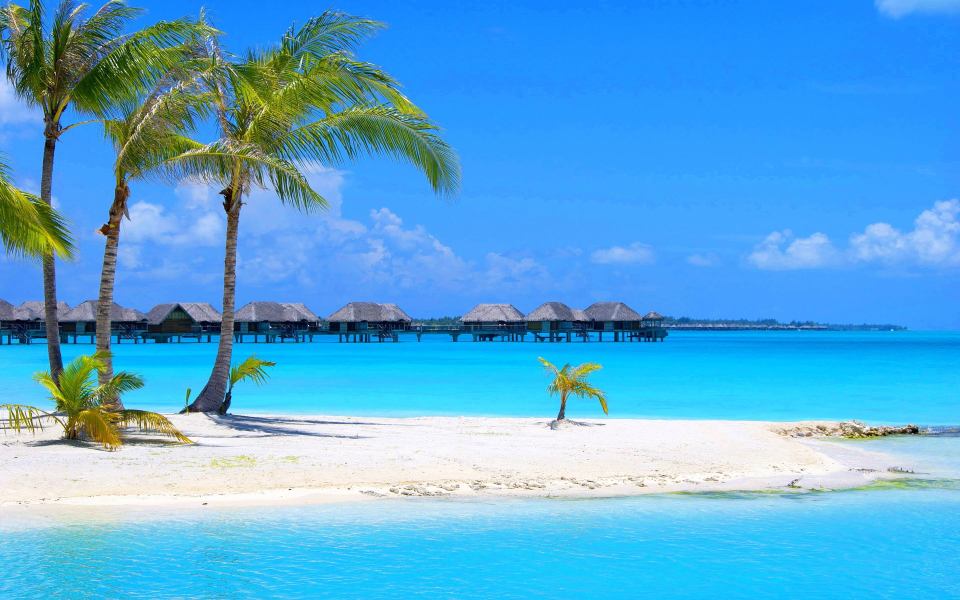
#> input picture Task 6/R - Copy (2) - Copy.jpeg, 2880 x 1800 px (shown at 1/3 size)
$ python Draft.py
#> lines starting #> are read from the running program, lines starting #| are printed output that depends on the picture
import random
import matplotlib.pyplot as plt
import matplotlib.patches as patches
from matplotlib.widgets import Button
from PIL import Image
import numpy as np
import os

# Sample data: Categories and their corresponding image URLs (multiple URLs per category)
images = [
    {"url": "lOIP - Copy - Copy.jpeg", "category": "Car"},
    {"url": "lOIP - Copy - Copy.jpeg", "category": "Car"},
    {"url": "lOIP - Copy - Copy.jpeg", "category": "Car"},
    {"url": "R - Copy (2) - Copy.jpeg", "category": "Tree"},
    {"url": "R - Copy (2) - Copy.jpeg", "category": "Tree"},
    {"url": "R - Copy (2) - Copy.jpeg", "category": "Tree"},
    {"url": "hi - Copy - Copy.jpg", "category": "Building"},
    {"url": "hi - Copy - Copy.jpg", "category": "Building"},
    {"url": "hi - Copy - Copy.jpg", "category": "Building"},
    ]

# Create categories dictionary with multiple URLs for each category
categories = {}
for image in images:
    category = image["category"]
    if category not in categories:
        categories[category] = []  # Initialize an empty list for each category
    categories[category].append(image["url"])

# Generate a grid of random images with their corresponding labels
grid_size = 2 # 4x4 grid
grid_labels = []
grid_objects = []
target_category = random.choice(list(categories.keys()))  # Randomly choose a target category

# Populate grid with random categories and objects
for _ in range(grid_size ** 2):
    category = random.choice(list(categories.keys()))
    icon = random.choice(categories[category])  # Select a random URL from the category's list
    grid_labels.append(category)
    grid_objects.append(icon)

# Record correct answers for the target category
correct_indices = [i for i, label in enumerate(grid_labels) if label == target_category]

# Visualization function
def display_grid():
    fig, ax = plt.subplots(figsize=(8, 8))
    ax.set_xlim(0, grid_size)
    ax.set_ylim(0, grid_size)
    ax.axis("off")
    selected = []

    # Display grid with images
    for i in range(grid_size):
        for j in range(grid_size):
            idx = i * grid_size + j
            # Open the image from the file path
            img_path = grid_objects[idx]

            # Check if the image exists
            if not os.path.exists(img_path):
                print(f"Error: Image not found at {img_path}")
                continue  # Skip this image if not found

            try:
                img = Image.open(img_path)
#> img is the input picture: PIL image 2880x1800 RGB; mean R, G, B 88.4, 169.9, 219.6
                img = img.resize((100, 100))  # Resize to fit grid (adjust size as needed)
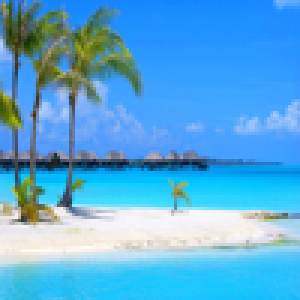
#> img: PIL image 100x100 RGB (shown 3 times larger); mean R, G, B 88.4, 169.9, 219.6
                ax.imshow(np.array(img), extent=[j, j + 1, grid_size - i - 1, grid_size - i])  # Display the image
                ax.add_patch(
                    patches.Rectangle(
                        (j, grid_size - i - 1),
                        1,
                        1,
                        edgecolor="black",
                        facecolor="none",  # Make the rectangle transparent
                    )
                )
            except Exception as e:
                print(f"Error loading image at {img_path}: {e}")

    # Button callback for validation
    def validate(event):
        if sorted(selected) == sorted(correct_indices):
            print("Correct! 🎉")
            ax.set_facecolor('green')  # Change background to green on success
        else:
            print("Incorrect. Try Again!")
            ax.set_facecolor('red')  # Change background to red on failure
        plt.draw()

    # Button callback for selecting squares
    def on_click(event):
        if event.inaxes == ax:
            x, y = int(event.xdata), int(grid_size - event.ydata - 1)
            idx = y * grid_size + x

            # Toggle selection on left click (button 1)
            if event.button == 1:  # Left click
                if idx not in selected:
                    selected.append(idx)
                    ax.add_patch(
                        patches.Rectangle(
                            (x, grid_size - y - 1),
                            1,
                            1,
                            edgecolor="green",
                            facecolor="none",
                            linewidth=2,
                        )
                    )
                else:
                    selected.remove(idx)
                    ax.add_patch(
                        patches.Rectangle(
                            (x, grid_size - y - 1),
                            1,
                            1,
                            edgecolor="black",
                            facecolor="none",
                        )
                    )
                plt.draw()

    # Add validate button
    validate_ax = plt.axes([0.8, 0.05, 0.1, 0.075])
    validate_button = Button(validate_ax, "Check")
    validate_button.on_clicked(validate)

    # Display instructions
    plt.figtext(0.5, 0.95, f"Select all {target_category}s!", ha="center", fontsize=14, color='purple')
    plt.figtext(0.5, 0.9, "Click on the grid cells to select your answers", ha="center", fontsize=12)

    # Connect the click event
    cid = fig.canvas.mpl_connect("button_press_event", on_click)

    # Show the grid
    plt.show()
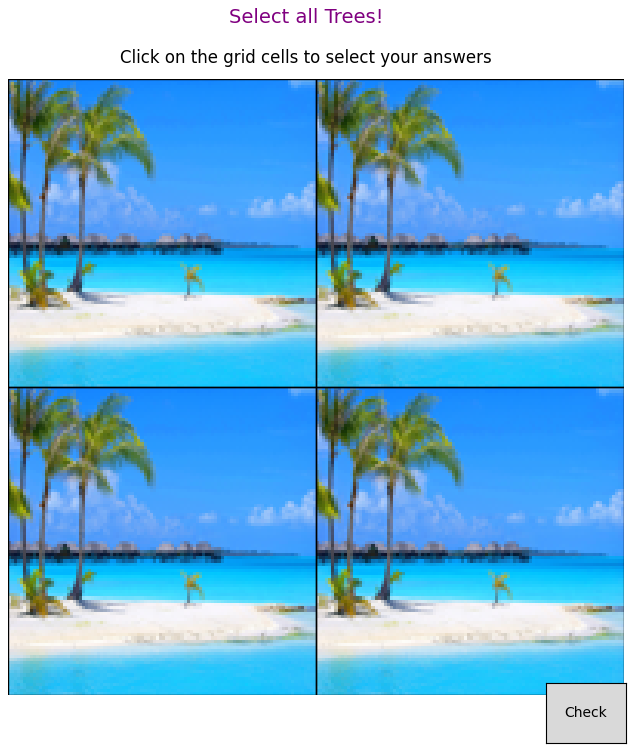
#> figure drawn by matplotlib, 1 panel

# Run the visualization
display_grid()
